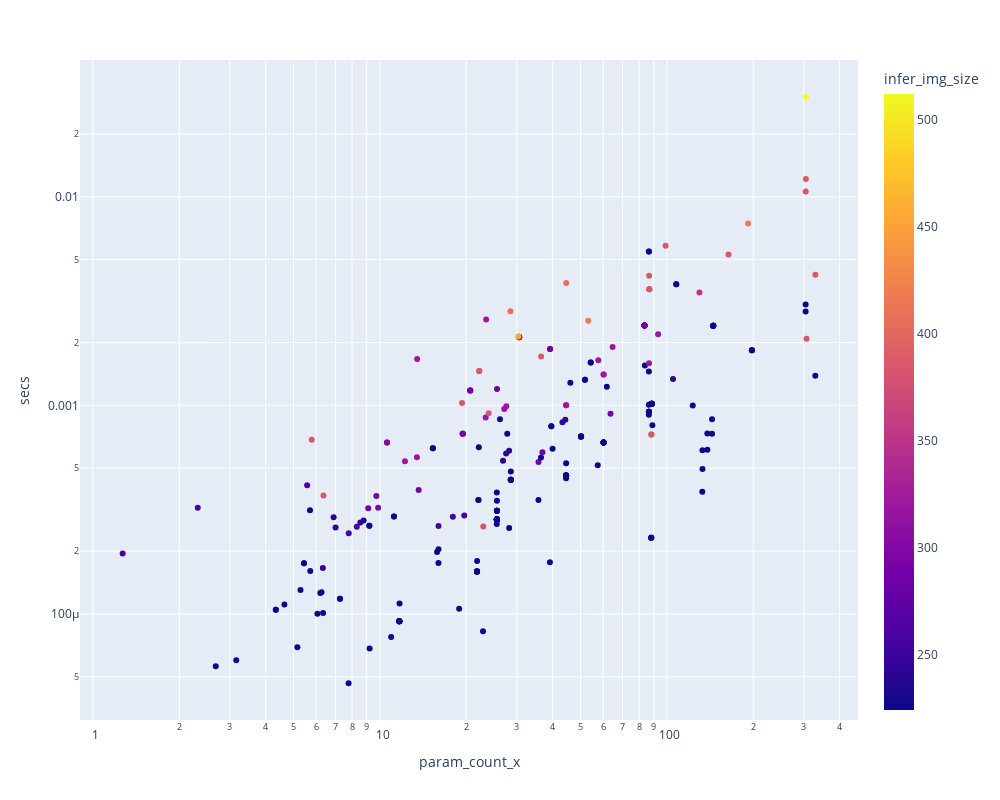

Notebook source saved alongside this figure:
### Markdown cell above
From this, we can see that the *levit* family models are extremely fast for image recognition, and clearly the most accurate amongst the faster models. That's not surprising, since these models are a hybrid of the best ideas from CNNs and transformers, so get the benefit of each. In fact, we see a similar thing even in the middle category of speeds -- the best is the ConvNeXt, which is a pure CNN, but which takes advantage of ideas from the transformers literature.

For the slowest models, *beit* is the most accurate -- although we need to be a bit careful of interpreting this, since it's trained on a larger dataset (ImageNet-21k, which is also used for *vit* models).

I'll add one other plot here, which is of speed vs parameter count. Often, parameter count is used in papers as a proxy for speed. However, as we see, there is a wide variation in speeds at each level of parameter count, so it's really not a useful proxy.

(Parameter count may be be useful for identifying how much memory a model needs, but even for that it's not always a great proxy.)

### Code cell
px.scatter(df, width=w, height=h,
    x='param_count_x',  y='secs', log_x=True, log_y=True, color='infer_img_size',
    hover_name='model', hover_data=['infer_samples_per_sec', 'family']
)

### Figure 1 — Plotly figure (JSON) as saved in the notebook; plotly's stock layout.template omitted (floating-point values rounded to 4 significant figures; data arrays with more than 128 entries replaced by an {"elided": "..."} marker saying what was removed)
{"data": [{"customdata": {"elided": "250x2 mixed values"}, "hovertemplate": "<b>%{hovertext}</b><br><br>param_count_x=%{x}<br>secs=%{y}<br>infer_samples_per_sec=%{customdata[0]}<br>family=%{customdata[1]}<br>infer_img_size=%{marker.color}<extra></extra>", "hovertext": {"elided": "250 str values"}, "legendgroup": "", "marker": {"color": {"elided": "250 int values"}, "coloraxis": "coloraxis", "symbol": "circle"}, "mode": "markers", "name": "", "orientation": "v", "showlegend": false, "type": "scatter", "x": {"elided": "250 float values"}, "xaxis": "x", "y": {"elided": "250 float values"}, "yaxis": "y"}], "layout": {"coloraxis": {"colorbar": {"title": {"text": "infer_img_size"}}, "colorscale": [[0, "#0d0887"], [0.1111, "#46039f"], [0.2222, "#7201a8"], [0.3333, "#9c179e"], [0.4444, "#bd3786"], [0.5556, "#d8576b"], [0.6667, "#ed7953"], [0.7778, "#fb9f3a"], [0.8889, "#fdca26"], [1, "#f0f921"]]}, "height": 800, "legend": {"tracegroupgap": 0}, "margin": {"t": 60}, "width": 1000, "xaxis": {"anchor": "y", "autorange": true, "domain": [0, 1], "range": [-0.04495, 2.666], "title": {"text": "param_count_x"}, "type": "log"}, "yaxis": {"anchor": "x", "autorange": true, "domain": [0, 1], "range": [-4.508, -1.344], "title": {"text": "secs"}, "type": "log"}}}
